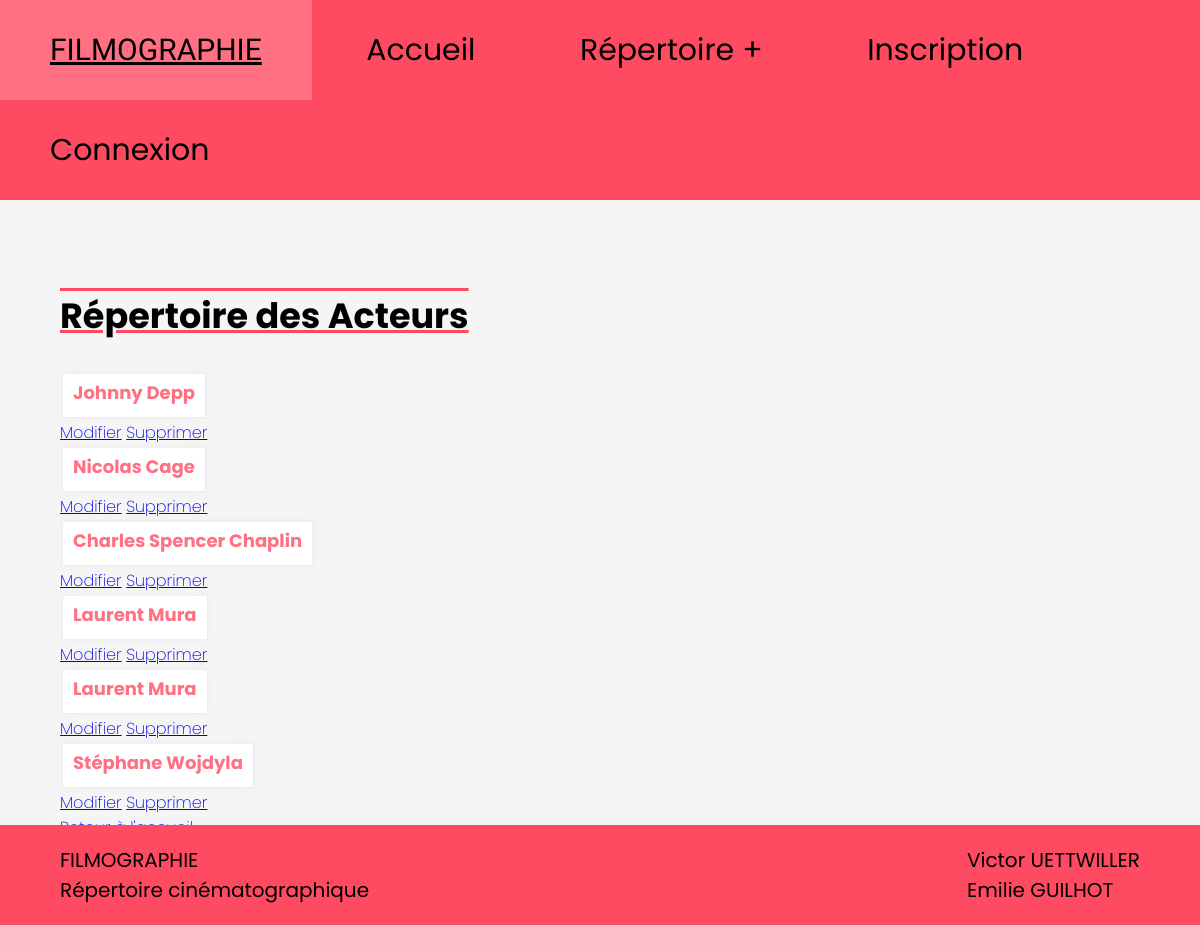
The app's page /webapp/show_act/ with its own data.
### webapp/models.py (models this page shows, shortened)
class Act(models.Model):
    Nom = models.CharField(max_length=50)
    def __str__(self):
        chaine = f"{self.Nom}"
        return chaine

### webapp/views.py (the view)
# urls.py: path('show_act/', views.show_act),
def show_act(request):
    queryset = models.Act.objects.all()
    print(queryset)
    print(len(queryset))
    return render(request,"webapp/show_act.html",{"webapp_act" : queryset})

### webapp/templates/webapp/show_act.html
{% extends "webapp/squelette.html" %}
{% block content %}
 <h1 class="titre">Répertoire des Acteurs</h1>
<section>
    {% for Act in webapp_act %}
    <table class="table is-fullwidth is-hoverable">
        <tbody>
          <tr class="list-ent">
            <td class="list-item"><h4>{{Act.Nom}}</h4></td>
          </tr>
        </tbody>
    </table>
      <a href="/webapp/modif/act/{{Act.id}}",class='bouton'>Modifier</a>
      <a href="/webapp/delete/act/{{Act.id}}",class='bouton'>Supprimer</a>
{% endfor %}
<br>
<a href='/webapp/index'class="bouton">Retour à l'accueil</a>
{% endblock %}

### webapp/static/webapp/squelette.css (style rules this page uses)
body { background-color: whitesmoke; color: rgb(0, 0, 0); font-family: 'Poppins'; font-weight: 200; margin: 0; text-decoration: none; list-style-type: none; }
h1 { font-size: 35px; text-decoration: underline overline; text-decoration-color: #FF4B61; }
tbody { font-family: 'Poppins'; font-weight: 200; font-size: 14px; line-height: 18px; background: #f4f4f4; }
.list-ent { padding: 15px; overflow: hidden; }
.list-item { border: 1px solid #EEE; background: #FFF; margin-bottom: 10px; padding: 10px; box-shadow: 0px 0px 10px 0px #EEE; }
.list-item h4 { color: #FF7182; font-size: 18px; margin: 0 0 5px; }

### records on screen
Act: Nom "Johnny Depp"
Act: Nom "Nicolas Cage"
Act: Nom "Charles Spencer Chaplin"
Act: Nom "Laurent Mura"
Act: Nom "Laurent Mura"
Act: Nom "Stéphane Wojdyla"
